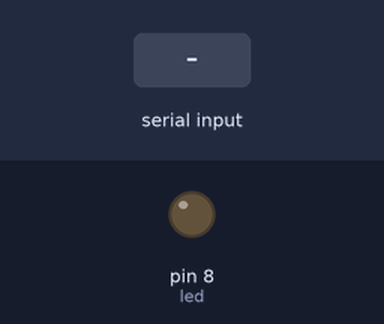
Recording of a sketch running on a simulated Arduino Uno, built with avr-gcc and run on an emulated ATmega328P. On the bench: output pins drawn as LEDs (lit = HIGH). Inputs (shaded band) come from the test bench.

Above: at 1.2 s.
1.3 s: "A" received over Serial
At 2.7 s:
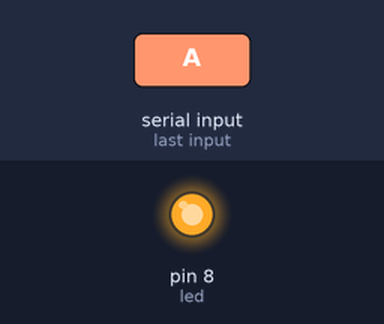
3.5 s: "B" received over Serial
At 5.4 s:
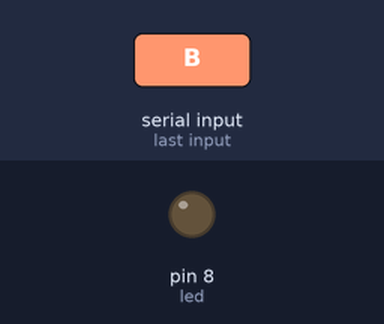
Timing chart, 0 to 6.9 s (numbered marks = the images above; inputs shaded):
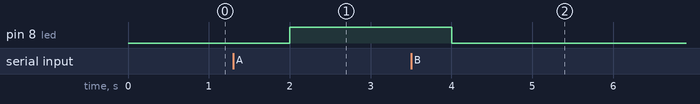

The sketch:

serial.ino
```cpp
int led=8;
void setup() {
  // put your setup code here, to run once:
pinMode(led,OUTPUT);
Serial.begin(9600);
}

void loop() {
  // put your main code here, to run repeatedly:
if(Serial.available()>0)
{
  char data=Serial.read();
  if(data=='A')
  digitalWrite(led,HIGH);
  else if(data=='B')
  digitalWrite(led,LOW);

}
delay(1000);
}
```

Measured:
- after the input at 1.3 s, pin 8 (led): LOW → HIGH after 0.70 s
- after the input at 3.5 s, pin 8 (led): HIGH → LOW after 0.50 s
